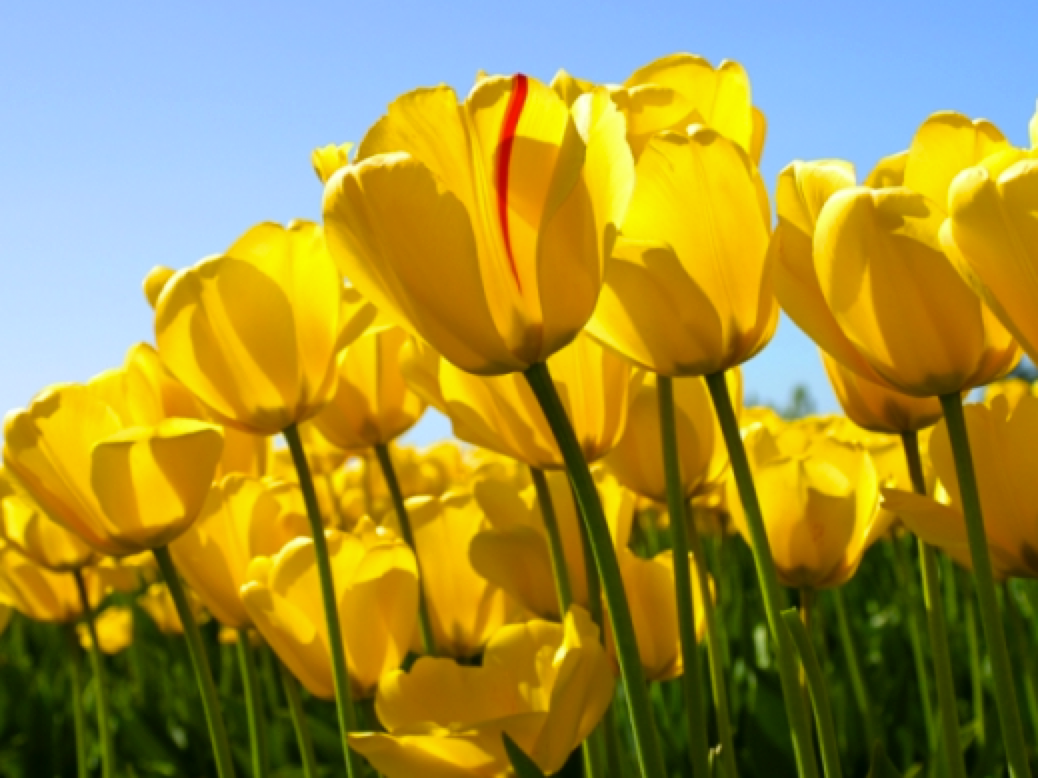
#> input picture imgs/top.png, 1038 x 778 px
$ python example.py   (older library calls are emulated)
#> lines starting #> are read from the running program, lines starting #| are printed output that depends on the picture; after the words box and inside, x2 and y2 are one past the last pixel; in counts of white or black regions, pixels touching at a corner belong together
### blends.py
"""
Implement different Image blend Mode.

Author: Chienli Ma
Date: 2015.01.08

Incentive:
    It's hard to find a image blending tool in python.
    Some rare tool either have little mode or out_of_dated and hard to install.
    Therefore I just implement all methods available on in Internet.


Recommended usage:
    import blends
    result1 = blends.blend( top, base, 'mode' )
    result2 = blends.blend( top, base, ['mode_1', ... ,'mode_n'])

Not recommended usage:
    import blends
    result1 = blends.mode_name( top, base )

Reference:
    MSDN:
        http://msdn.microsoft.com/en-us/library/hh706313.aspx

    WikiPeida:
        http://en.wikipedia.org/wiki/Blend_modes
        http://en.wikipedia.org/wiki/HSL_and_HSV

Todo:
    Replace lambda with np.where and find if efficiency improve
"""
import numpy as np
import pdb

###########
# lambdas #
###########
darker_color_func = lambda x,y,m,n: x if m<n else y
lighter_color_func = lambda x,y,m,n: x if m>n else y
dissolve_func = lambda x, y, m, n : x/m if m>0 and m>n else y
overlay_func = lambda x,y: 2*x*y if x <0.5 else 1- 2*(1-x)*(1-y)
hard_light_func = lambda x,y: 2*x*y if x<0.5 else 1 - 2*(1-x)*(1-y)
vivid_light_func = lambda x,y: (2*x+y-1)/(2*x+10e-5) if x<0.5 else y/(2*(1-x+10e-5))
pin_light_func = lambda x,y: max(x,2*y-1) if x>0.5 else min(x,2*y)
color_dodge_func = lambda x,y: np.clip( x/(1-y) if y<1 else 1, 0 , 1 )
color_burn_func = lambda x,y: 1-(1-x)/y if y>0 else 0


def blend( top, base, mode, top_alpha = None, base_alpha = None, mask = None ):
    """
    Blend top to base using specific mode

    Parameters:
        top - 3 dimension numpy.ndarray with 3 channels are [ width, height, \
                channel ]
        base - same as top, has same shape as top
        mode - string of mode name
        top_alpha - 3 dimension numpy.ndarray, the last channel represents \
                    the alpha channel and should have same value
        base_alpha -  same as top_alpha
        mask - 3 dimension numpy.ndarray, where mask != 0 will be blended

    Returns:
        3 dimension numpy.ndarray with same shape as top and base
    """
    assert top.dtype == base.dtype
    assert top.shape == base.shape

    w, h, c = top.shape
    mode = globals().get( mode )
    mask = ( mask or np.ones( top.shape ) ).flatten()
    if top.dtype == np.float: # if is float
        # flatten array for 'map' opeartion
        top = top.flatten()
        result = result.flatten()
        if top_alpha != None:
            top_alpha = top_alpha.flatten()
        if base_alpha != None:
            base_alpha = base_alpha.flatten()
        result = copy( mode(top, base, top_alpha, base_alpha), base, mask)
    else:
        # flatten array for 'map' opeartion
        top = top.flatten() / 255.0
        base = base.flatten() / 255.0
        if top_alpha != None:
            top_alpha = top_alpha.flatten()/255.0
        if base_alpha != None:
            base_alpha = base_alpha.flatten()/255.0
        result = copy( mode(top, base, top_alpha, base_alpha), base, mask)
        result = (result*255).astype('uint8')

    return result.reshape( [w, h, c] )

# [14 lines left out: function random_blend, not called in this run]

########################
# Single blend methods #
########################
def normal( top, base, top_alpha = None, base_alpha = None ):
    """
    Normal mode simply replace base layer with top layer
    """
    return base

# [39 lines left out: functions darken, lighten, darker_color, lighter_color, not called in this run]

def dissolve( top, base, top_alpha = None, base_alpha = None):
    """
    The dissolve mode takes random pixels from both layers. With high \
    opacity, most pixels are taken from the top layer. With low opacity \
    most pixels are taken from the bottom layer.
    """
    if top_alpha == None:
        top_alpha = np.ones(top.size)
    rand = np.random.uniform( 0, 1, top.size )
    return np.array( map( dissolve_func, top, base, top_alpha,rand ) )

def add( top, base, top_alpha = None, base_alpha = None ):
    """
    Add mode simply sums two layers and clips the result to [0,1]
    """
    if top_alpha == None:
        top_alpha = 1
    if base_alpha == None:
        base_alpha = 1
    return np.clip( top * top_alpha + base * base_alpha, 0, 1 )

def substract( top, base, top_alpha = None, base_alpha = None ):
    """
    Add mode simply substracts two layers and clips the result to [0,1]
    """
    return np.clip( base - top , 0, 1 )

def multiply( top, base, top_alpha = None, base_alpha = None ):
    """
    Multiply mode simply multiply two layers
    """
    if top_alpha == None:
        top_alpha = 1
    if base_alpha == None:
        base_alpha = 1
    return top*base + top*(1-base_alpha) + base*(1-top_alpha)

def divide( top, base, top_alpha = None, base_alpha = None ):
    """
    Divide modes simply divid base layer by top layer and clips it yo [0,1]
    Divide by black yield white
    """
    return np.clip( base / (top+10e-7) , 0, 1 )

# [114 lines left out: functions screen, overlay, hard_light, soft_light, vivid_light, linear_light and 8 more, not called in this run]

def copy( src, dst, mask ):
    """
    Behave like cv.Copy. src, dst and mask should have exact same size.
    """
    assert src.shape == dst.shape
    assert src.shape == mask.shape
    result = dst.copy()
    result[ np.where( mask!=0 )] = src[ np.where( mask!=0 )]
    return result

# [18 lines left out: functions help, all_modes, not called in this run]

### example.py
from scipy import misc
import numpy as np
import blends
from matplotlib import pyplot as plt

def run_example( size = 64 ):
    """
    Run this file and result will be saved as 'rsult.jpg'
    Buttle neck: map
    """
#> called with size = 64
    modes = """
        normal
        add            substract      multiply       divide
        dissolve       overlay        screen         pin_light
        linear_light   soft_light     vivid_light    hard_light
        linear_dodge   color_dodge    linear_burn    color_burn
        light_only     dark_only      lighten        darken
        lighter_color  darker_color
        """
    top = misc.imresize( misc.imread('./imgs/top.png')[:,:,:-1], (size,size,3) )
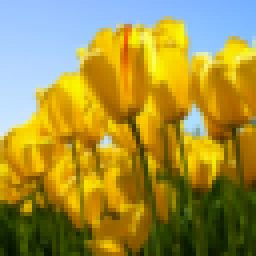
#> top: shape (64, 64, 3) (shown 4 times larger); mean R, G, B 160.8, 144.9, 61.1
    base = misc.imresize( misc.imread('./imgs/base.png')[:,:,:-1], (size,size,3) )
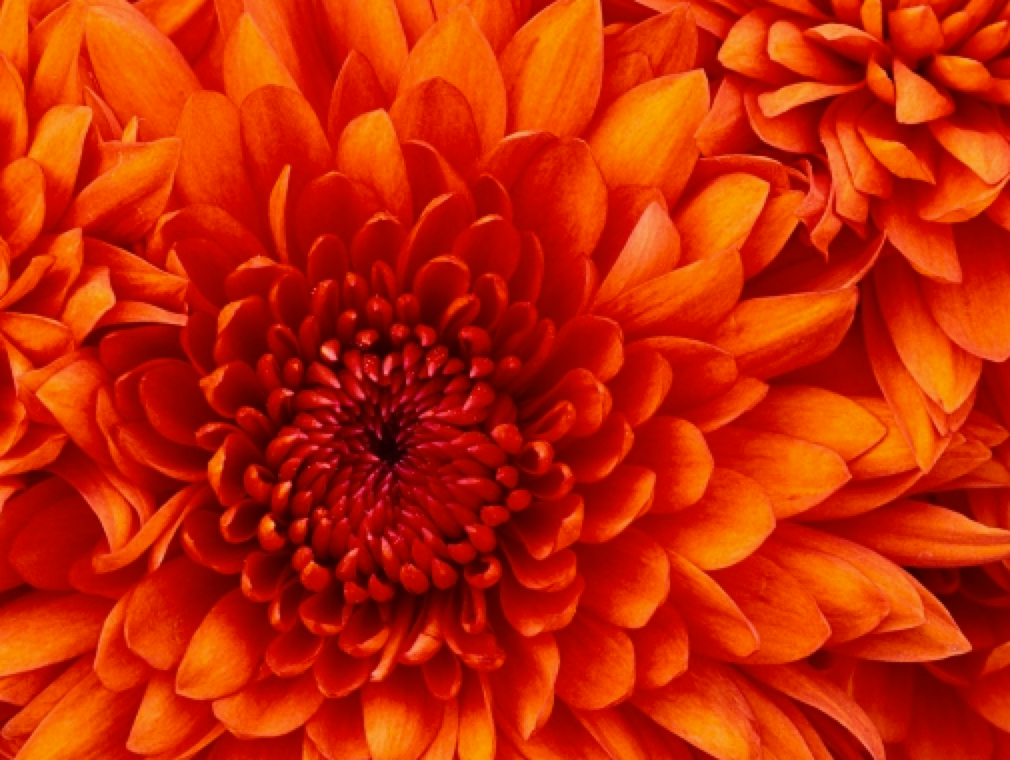
#> input picture imgs/base.png, 1010 x 760 px
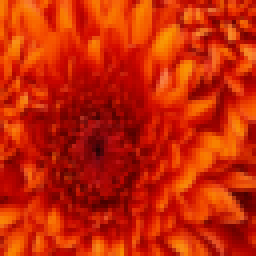
#> base: shape (64, 64, 3) (shown 4 times larger); mean R, G, B 198, 38.1, 3.6
    modes = modes.split()
    num_of_mode = len( modes )
    result = np.zeros( [ size*2, size*(num_of_mode//2+2), 3 ])
    result[:size:,:size:,:] = top
    result[size:size*2:,:size:,:] = base
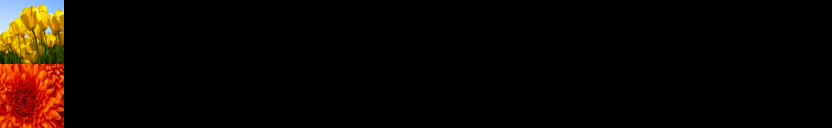
#> result: shape (128, 832, 3) float64; mean R, G, B 13.8, 7, 2.5
    for index in xrange( num_of_mode ):
        y = index // 2 + 1
        x = index % 2
        tmp= blends.blend( top, base, modes[index] )
        result[ x*size:(x+1)*size, y*size:(y+1)*size, : ] = tmp
#> this loop made 6 passes
#> pass 2, in run_example, `tmp= blends.blend( top, base, modes[index] )`:
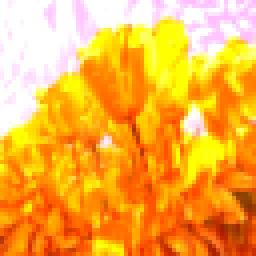
#> tmp: shape (64, 64, 3) (shown 4 times larger); mean R, G, B 251.4, 176.2, 63.9
#> pass 3, in run_example, `tmp= blends.blend( top, base, modes[index] )`:
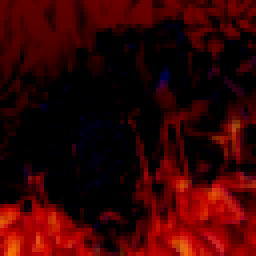
#> tmp: shape (64, 64, 3) (shown 4 times larger); mean R, G, B 53.1, 2, 2.1
#> after the loop:
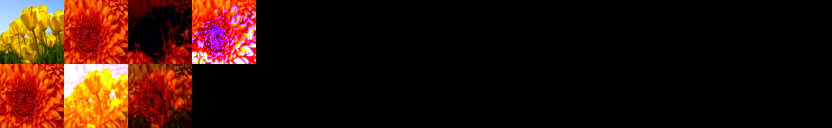
#> result: shape (128, 832, 3) float64; 18.32% of pixels changed, all inside (x1, y1, x2, y2) = (64, 0, 256, 128)
    # random blend
    result[-size::,-size::,:] = blends.random_blend( top, base )
    misc.imsave('result.jpg',result)

if __name__ == '__main__':
#> (the run stopped early here; a loop or call above may not have finished)
